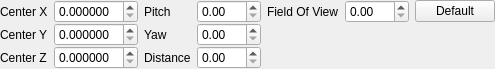
<?xml version="1.0" encoding="UTF-8"?>
<ui version="4.0">
 <class>ArcBallSettingsPanel</class>
 <widget class="QWidget" name="ArcBallSettingsPanel">
  <property name="geometry">
   <rect>
    <x>0</x>
    <y>0</y>
    <width>463</width>
    <height>62</height>
   </rect>
  </property>
  <property name="windowTitle">
   <string>Form</string>
  </property>
  <layout class="QHBoxLayout" name="horizontalLayout">
   <property name="sizeConstraint">
    <enum>QLayout::SetFixedSize</enum>
   </property>
   <property name="leftMargin">
    <number>0</number>
   </property>
   <property name="topMargin">
    <number>0</number>
   </property>
   <property name="rightMargin">
    <number>0</number>
   </property>
   <property name="bottomMargin">
    <number>0</number>
   </property>
   <item>
    <layout class="QGridLayout" name="gridLayout_2">
     <property name="verticalSpacing">
      <number>0</number>
     </property>
     <item row="0" column="1">
      <widget class="QDoubleSpinBox" name="CenterX">
       <property name="decimals">
        <number>6</number>
       </property>
      </widget>
     </item>
     <item row="1" column="0">
      <widget class="QLabel" name="label_2">
       <property name="sizePolicy">
        <sizepolicy hsizetype="Fixed" vsizetype="Preferred">
         <horstretch>0</horstretch>
         <verstretch>0</verstretch>
        </sizepolicy>
       </property>
       <property name="text">
        <string>Center Y</string>
       </property>
      </widget>
     </item>
     <item row="1" column="1">
      <widget class="QDoubleSpinBox" name="CenterY">
       <property name="decimals">
        <number>6</number>
       </property>
      </widget>
     </item>
     <item row="2" column="0">
      <widget class="QLabel" name="label_3">
       <property name="sizePolicy">
        <sizepolicy hsizetype="Fixed" vsizetype="Preferred">
         <horstretch>0</horstretch>
         <verstretch>0</verstretch>
        </sizepolicy>
       </property>
       <property name="text">
        <string>Center Z</string>
       </property>
      </widget>
     </item>
     <item row="0" column="0">
      <widget class="QLabel" name="label">
       <property name="sizePolicy">
        <sizepolicy hsizetype="Fixed" vsizetype="Preferred">
         <horstretch>0</horstretch>
         <verstretch>0</verstretch>
        </sizepolicy>
       </property>
       <property name="text">
        <string>Center X</string>
       </property>
      </widget>
     </item>
     <item row="2" column="1">
      <widget class="QDoubleSpinBox" name="CenterZ">
       <property name="decimals">
        <number>6</number>
       </property>
      </widget>
     </item>
     <item row="3" column="0" colspan="2">
      <spacer name="verticalSpacer_2">
       <property name="orientation">
        <enum>Qt::Vertical</enum>
       </property>
       <property name="sizeHint" stdset="0">
        <size>
         <width>20</width>
         <height>0</height>
        </size>
       </property>
      </spacer>
     </item>
    </layout>
   </item>
   <item>
    <layout class="QGridLayout" name="gridLayout_3">
     <property name="verticalSpacing">
      <number>0</number>
     </property>
     <item row="2" column="0">
      <widget class="QLabel" name="label_6">
       <property name="sizePolicy">
        <sizepolicy hsizetype="Fixed" vsizetype="Preferred">
         <horstretch>0</horstretch>
         <verstretch>0</verstretch>
        </sizepolicy>
       </property>
       <property name="text">
        <string>Distance</string>
       </property>
      </widget>
     </item>
     <item row="0" column="1">
      <widget class="QDoubleSpinBox" name="Pitch">
       <property name="maximum">
        <double>360.000000000000000</double>
       </property>
      </widget>
     </item>
     <item row="1" column="0">
      <widget class="QLabel" name="label_5">
       <property name="sizePolicy">
        <sizepolicy hsizetype="Fixed" vsizetype="Preferred">
         <horstretch>0</horstretch>
         <verstretch>0</verstretch>
        </sizepolicy>
       </property>
       <property name="text">
        <string>Yaw</string>
       </property>
      </widget>
     </item>
     <item row="2" column="1">
      <widget class="QDoubleSpinBox" name="Distance"/>
     </item>
     <item row="0" column="0">
      <widget class="QLabel" name="label_4">
       <property name="sizePolicy">
        <sizepolicy hsizetype="Fixed" vsizetype="Preferred">
         <horstretch>0</horstretch>
         <verstretch>0</verstretch>
        </sizepolicy>
       </property>
       <property name="text">
        <string>Pitch</string>
       </property>
      </widget>
     </item>
     <item row="1" column="1">
      <widget class="QDoubleSpinBox" name="Yaw">
       <property name="maximum">
        <double>360.000000000000000</double>
       </property>
      </widget>
     </item>
     <item row="3" column="0" colspan="2">
      <spacer name="verticalSpacer_3">
       <property name="orientation">
        <enum>Qt::Vertical</enum>
       </property>
       <property name="sizeHint" stdset="0">
        <size>
         <width>20</width>
         <height>0</height>
        </size>
       </property>
      </spacer>
     </item>
    </layout>
   </item>
   <item>
    <layout class="QGridLayout" name="gridLayout_4">
     <property name="verticalSpacing">
      <number>0</number>
     </property>
     <item row="0" column="1">
      <widget class="QDoubleSpinBox" name="FieldOfView">
       <property name="maximum">
        <double>360.000000000000000</double>
       </property>
      </widget>
     </item>
     <item row="0" column="2">
      <widget class="QPushButton" name="DefaultFieldOfView">
       <property name="text">
        <string>Default</string>
       </property>
      </widget>
     </item>
     <item row="0" column="0">
      <widget class="QLabel" name="label_7">
       <property name="sizePolicy">
        <sizepolicy hsizetype="Fixed" vsizetype="Preferred">
         <horstretch>0</horstretch>
         <verstretch>0</verstretch>
        </sizepolicy>
       </property>
       <property name="text">
        <string>Field Of View</string>
       </property>
      </widget>
     </item>
     <item row="1" column="0" colspan="3">
      <spacer name="verticalSpacer">
       <property name="orientation">
        <enum>Qt::Vertical</enum>
       </property>
       <property name="sizeHint" stdset="0">
        <size>
         <width>20</width>
         <height>0</height>
        </size>
       </property>
      </spacer>
     </item>
    </layout>
   </item>
  </layout>
 </widget>
 <resources/>
 <connections/>
</ui>
